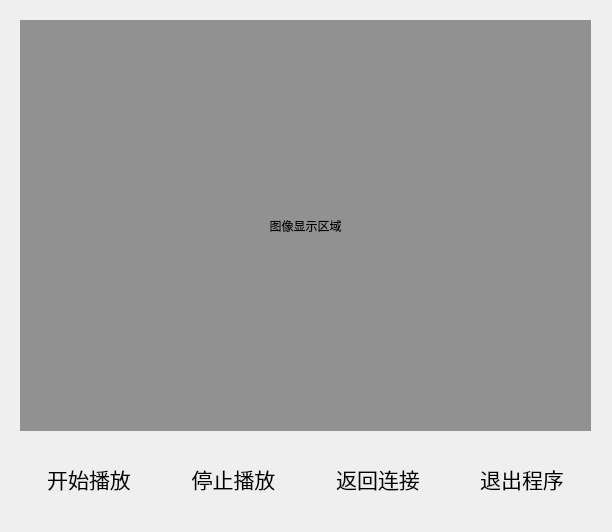
<?xml version="1.0" encoding="UTF-8"?>
<ui version="4.0">
 <class>LconWindow</class>
 <widget class="QMainWindow" name="LconWindow">
  <property name="geometry">
   <rect>
    <x>0</x>
    <y>0</y>
    <width>612</width>
    <height>532</height>
   </rect>
  </property>
  <property name="windowTitle">
   <string>MainWindow</string>
  </property>
  <property name="styleSheet">
   <string notr="true"/>
  </property>
  <widget class="QWidget" name="centralwidget">
   <widget class="QLabel" name="lab_pic">
    <property name="geometry">
     <rect>
      <x>20</x>
      <y>20</y>
      <width>571</width>
      <height>411</height>
     </rect>
    </property>
    <property name="styleSheet">
     <string notr="true">background-color: rgb(0, 85, 0);
background-color: rgb(145, 145, 145);</string>
    </property>
    <property name="text">
     <string>图像显示区域</string>
    </property>
    <property name="textFormat">
     <enum>Qt::AutoText</enum>
    </property>
    <property name="scaledContents">
     <bool>false</bool>
    </property>
    <property name="alignment">
     <set>Qt::AlignCenter</set>
    </property>
   </widget>
   <widget class="QWidget" name="widget" native="true">
    <property name="geometry">
     <rect>
      <x>20</x>
      <y>450</y>
      <width>571</width>
      <height>58</height>
     </rect>
    </property>
    <property name="font">
     <font>
      <family>阿里汉仪智能黑体</family>
      <pointsize>8</pointsize>
     </font>
    </property>
    <layout class="QHBoxLayout" name="horizontalLayout">
     <item>
      <widget class="QPushButton" name="btn_Start">
       <property name="font">
        <font>
         <family>楷体</family>
         <pointsize>14</pointsize>
         <weight>9</weight>
         <italic>false</italic>
         <bold>false</bold>
        </font>
       </property>
       <property name="styleSheet">
        <string notr="true">color: rgb(0, 0, 0);
font: 16pt;
border: 2px;
border-color:rgb(0, 0, 0);
font: 75 14pt &quot;楷体&quot;;</string>
       </property>
       <property name="text">
        <string>开始播放</string>
       </property>
       <property name="autoDefault">
        <bool>false</bool>
       </property>
       <property name="flat">
        <bool>true</bool>
       </property>
      </widget>
     </item>
     <item>
      <widget class="QPushButton" name="btn_Stop">
       <property name="font">
        <font>
         <family>楷体</family>
         <pointsize>14</pointsize>
         <weight>9</weight>
         <italic>false</italic>
         <bold>false</bold>
        </font>
       </property>
       <property name="styleSheet">
        <string notr="true">color: rgb(0, 0, 0);
font: 16pt;
border: 2px;
border-color:rgb(0, 0, 0);
font: 75 14pt &quot;楷体&quot;;</string>
       </property>
       <property name="text">
        <string>停止播放</string>
       </property>
       <property name="flat">
        <bool>true</bool>
       </property>
      </widget>
     </item>
     <item>
      <widget class="QPushButton" name="btn_back">
       <property name="font">
        <font>
         <family>楷体</family>
         <pointsize>14</pointsize>
         <weight>9</weight>
         <italic>false</italic>
         <bold>false</bold>
        </font>
       </property>
       <property name="styleSheet">
        <string notr="true">color: rgb(0, 0, 0);
font: 16pt;
border: 2px;
border-color:rgb(0, 0, 0);
font: 75 14pt &quot;楷体&quot;;</string>
       </property>
       <property name="text">
        <string>返回连接</string>
       </property>
       <property name="flat">
        <bool>true</bool>
       </property>
      </widget>
     </item>
     <item>
      <widget class="QPushButton" name="btn_out">
       <property name="font">
        <font>
         <family>楷体</family>
         <pointsize>14</pointsize>
         <weight>9</weight>
         <italic>false</italic>
         <bold>false</bold>
        </font>
       </property>
       <property name="styleSheet">
        <string notr="true">color: rgb(0, 0, 0);
font: 16pt;
border: 2px;
border-color:rgb(0, 0, 0);
font: 75 14pt &quot;楷体&quot;;</string>
       </property>
       <property name="text">
        <string>退出程序</string>
       </property>
       <property name="flat">
        <bool>true</bool>
       </property>
      </widget>
     </item>
    </layout>
   </widget>
  </widget>
 </widget>
 <resources/>
 <connections/>
</ui>
